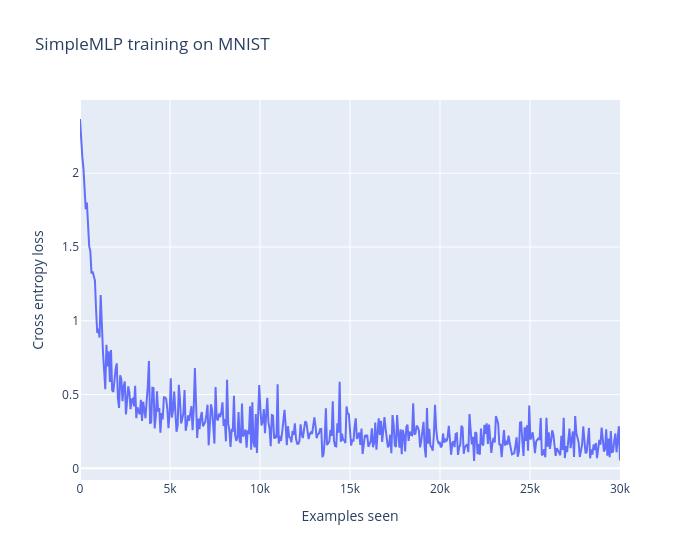

Notebook source saved alongside this figure:
### Code cell
def train(args: SimpleMLPTrainingArgs) -> tuple[list[float], SimpleMLP]:
    """
    Trains & returns the model, using training parameters from the `args` object. Returns the model,
    and loss list.
    """
    model = SimpleMLP().to(device)

    mnist_trainset, _ = get_mnist()
    mnist_trainloader = DataLoader(
        mnist_trainset, batch_size=args.batch_size, shuffle=True
    )

    optimizer = t.optim.Adam(model.parameters(), lr=args.learning_rate)
    loss_list = []

    for epoch in range(args.epochs):
        pbar = tqdm(mnist_trainloader)

        for imgs, labels in pbar:
            # Move data to device, perform forward pass
            imgs, labels = imgs.to(device), labels.to(device)
            logits = model(imgs)

            # Calculate loss, perform backward pass
            loss = F.cross_entropy(logits, labels)
            loss.backward()
            optimizer.step()
            optimizer.zero_grad()

            # Update logs & progress bar
            loss_list.append(loss.item())
            pbar.set_postfix(epoch=f"{epoch + 1}/{args.epochs}", loss=f"{loss:.3f}")

    return loss_list, model


args = SimpleMLPTrainingArgs()
loss_list, model = train(args)

line(
    loss_list,
    x_max=args.epochs * len(mnist_trainset),
    labels={"x": "Examples seen", "y": "Cross entropy loss"},
    title="SimpleMLP training on MNIST",
    width=700,
)

### Figure 1 — Plotly figure (JSON) as saved in the notebook; plotly's stock layout.template omitted (floating-point values rounded to 4 significant figures; data arrays with more than 128 entries replaced by an {"elided": "..."} marker saying what was removed)
{"data": [{"hovertemplate": "Examples seen=%{x}<br>Cross entropy loss=%{y}<extra></extra>", "legendgroup": "", "line": {"color": "#636efa", "dash": "solid"}, "marker": {"symbol": "circle"}, "mode": "lines", "name": "", "orientation": "v", "showlegend": false, "type": "scatter", "x": {"elided": "471 float values"}, "xaxis": "x", "y": {"elided": "471 float values"}, "yaxis": "y"}], "layout": {"hovermode": "x unified", "legend": {"tracegroupgap": 0}, "title": {"text": "SimpleMLP training on MNIST"}, "width": 700, "xaxis": {"anchor": "y", "domain": [0, 1], "title": {"text": "Examples seen"}}, "yaxis": {"anchor": "x", "domain": [0, 1], "title": {"text": "Cross entropy loss"}}}}
